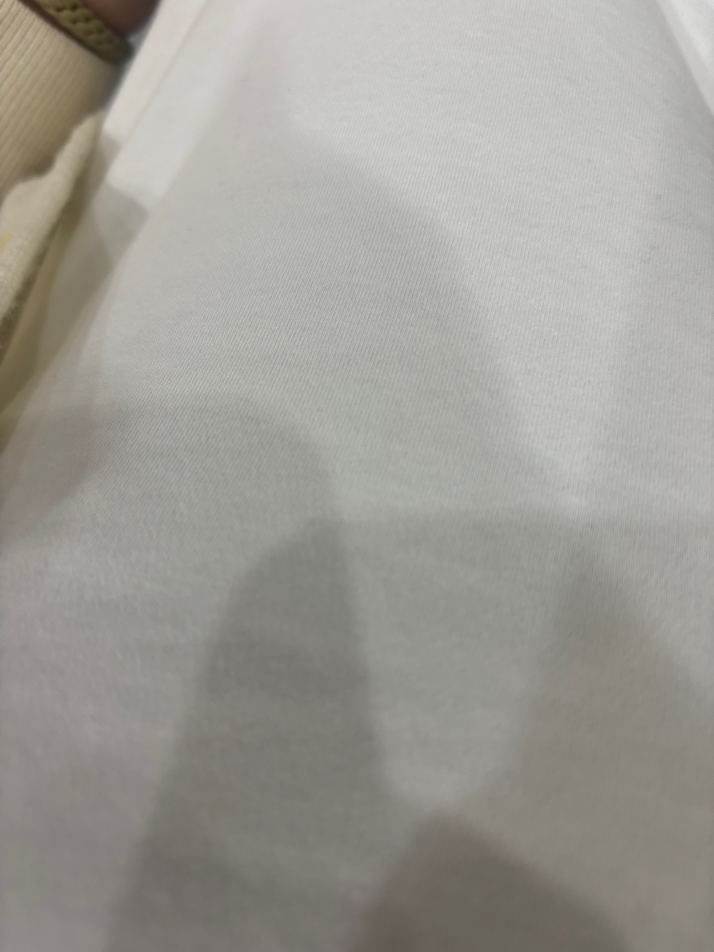
#> input picture data/real/test/fabric_white.jpg, 4284 x 5712 px (shown at 1/6 size)
$ python label_patches.py ../data/real/test/fabric_white.jpg
#> lines starting #> are read from the running program, lines starting #| are printed output that depends on the picture
"""Paint by hand where an image has visible moiré (ground truth).

Usage (from the repo root):
    python experiments/label_patches.py data/real/github_screen.jpg

Mouse:  left drag = paint moiré,  right drag = erase
Keys:   + / - = bigger / smaller brush,  a = mark all,  c = clear all,
        g = show patch grid,  s = save,  q = save and quit

Tip: moiré usually covers most of the screen. Press "a" to mark everything,
then erase the parts without moiré (dark areas, the screen edge, ...).

The mask is saved as data/real/labels/<image>_mask.png (white = moiré) and
loaded again next time, so you can stop and continue. Because it is a mask
and not a grid, it works for any patch size and scale in evaluate_labels.py.
"""
import argparse
import time
from pathlib import Path

import cv2
import matplotlib.pyplot as plt
import numpy as np

SCALE = 0.25    # the mask is painted and stored at this size


def load_image(path, scale=SCALE):
    """Colour image (RGB, 0..1), resized with INTER_AREA."""
#> called with path = '../data/real/test/fabric_white.jpg', scale = 0.25
    img = cv2.imread(str(path))
#> img is the input picture: shape (5712, 4284, 3); mean B, G, R 149.7, 156.2, 158.3
    if img is None:
        raise SystemExit(f"Could not read image: {path}")
    img = cv2.resize(img, None, fx=scale, fy=scale, interpolation=cv2.INTER_AREA)
#> img: shape (1428, 1071, 3)
    return cv2.cvtColor(img, cv2.COLOR_BGR2RGB).astype(np.float32) / 255
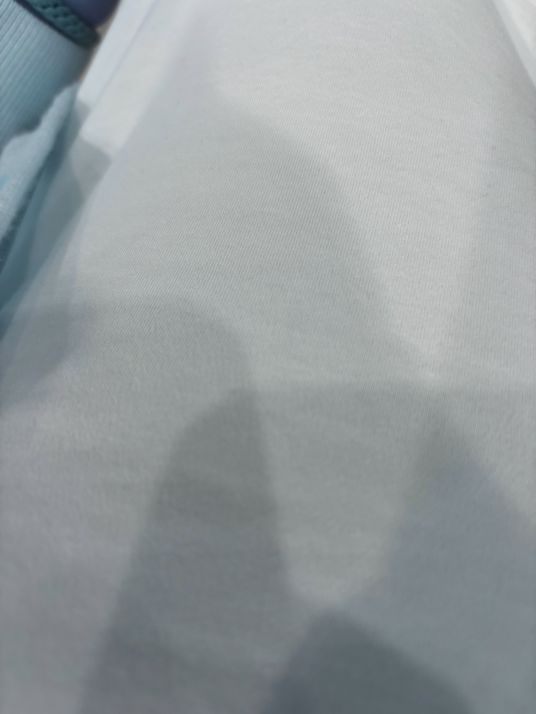
#> returned value: shape (1428, 1071, 3) float32 (shown at 1/2 size); mean of channels 0, 1, 2 0.621, 0.611, 0.587; drawn as B, G, R


def mask_path(image):
    return Path("data/real/labels") / f"{Path(image).stem}_mask.png"


def load_mask(path, shape):
    if path.exists():
        mask = cv2.imread(str(path), cv2.IMREAD_GRAYSCALE)
        if mask is not None and mask.shape == shape:
            return mask
        print(f"{path} has another size, starting over")
    return np.zeros(shape, dtype=np.uint8)


# [4 lines left out: function save_mask, not called in this run]


def main():
    parser = argparse.ArgumentParser()
    parser.add_argument("image")
    parser.add_argument("--patch", type=int, default=128,
                        help="grid shown with 'g' (in the painted image's pixels)")
    args = parser.parse_args()

    img = load_image(args.image)
    out = mask_path(args.image)
    mask = load_mask(out, img.shape[:2])
    state = {"radius": 25, "paint": None, "grid": [], "last": None, "drawn": 0.0}

    plt.rcParams["keymap.save"] = []        # free up "s" (normally save figure)
    plt.rcParams["keymap.quit"] = []        # "q" is handled below
    plt.rcParams["keymap.grid"] = []        # "g" is handled below
    fig, ax = plt.subplots(figsize=(9, 11))
    ax.imshow(img)
    overlay = np.zeros((*mask.shape, 4), dtype=np.uint8)
    overlay[..., 0] = 255
    shown = ax.imshow(overlay, interpolation="nearest")
    ax.axis("off")

    def update_overlay(y0=0, y1=None, x0=0, x1=None):
        """Copy the mask into the red overlay (only the given box, for speed)."""
#> called with y0 = 0, x0 = 0
        overlay[y0:y1, x0:x1, 3] = (mask[y0:y1, x0:x1] > 0) * 100
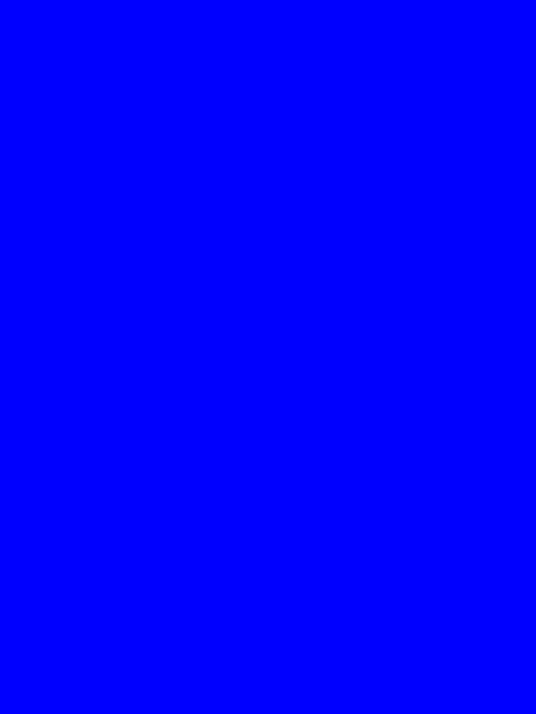
#> overlay: shape (1428, 1071, 4) (shown at 1/2 size); mean of channels 0, 1, 2, 3 255, 0, 0, 0; drawn as B, G, R

    def redraw():
        shown.set_data(overlay)
        ax.set_title(f"left drag: paint   right drag: erase   +/-: brush ({state['radius']})"
                     f"   a: all   c: clear   g: grid   s: save   q: save + quit", fontsize=8)
        fig.canvas.draw_idle()
        state["drawn"] = time.perf_counter()

    # [20 lines left out: functions paint, on_press, not called in this run]

    def on_release(event):
        state["paint"] = None
        redraw()

    # [26 lines left out: function on_key, not called in this run]

    fig.canvas.mpl_connect("button_press_event", on_press)
    fig.canvas.mpl_connect("button_release_event", on_release)
    fig.canvas.mpl_connect("motion_notify_event", paint)
    fig.canvas.mpl_connect("key_press_event", on_key)
    update_overlay()
    redraw()
    plt.tight_layout()
    plt.show()
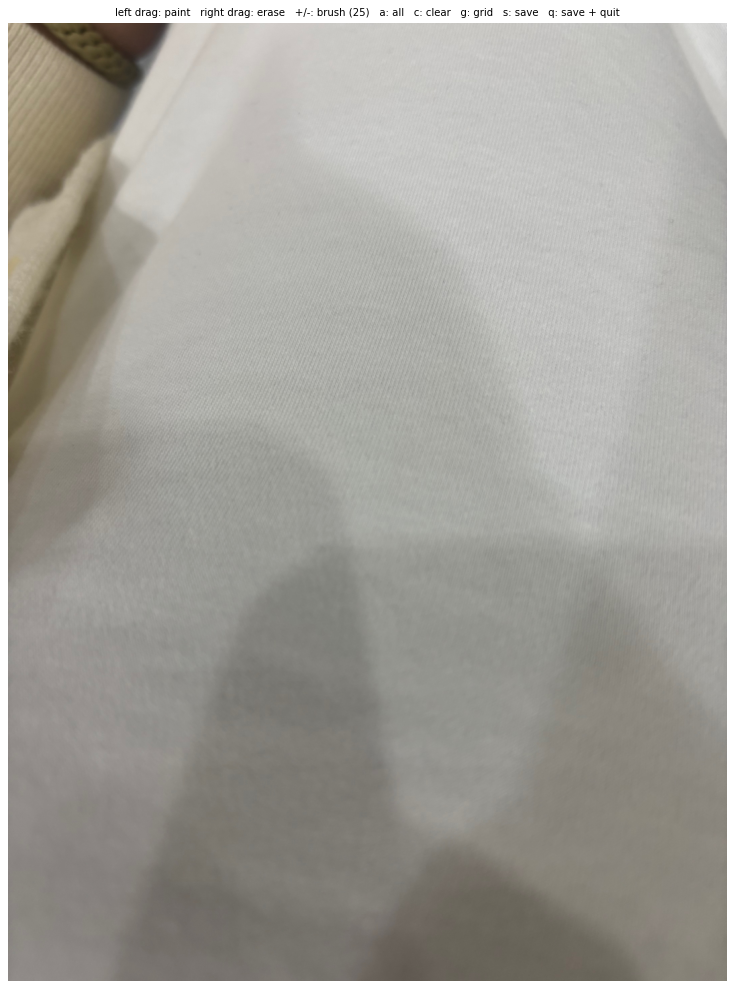
#> figure drawn by matplotlib, 1 panel


if __name__ == "__main__":
    main()
